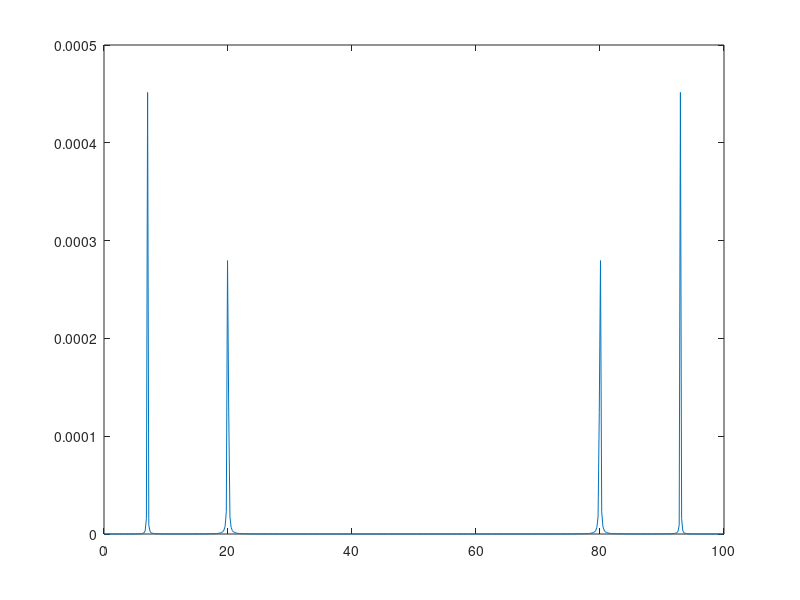

Recreate this plot in MATLAB. (Note: this script raises an error after producing the figure.)
%% Intro
clear
Fs = 100;
f1 = 20;
f2 = 7;
L = 512;
t = (0:(L-1))*(1/Fs);
t(1)
t(2)
x1 = cos(2*pi*t*f1);
x2 = cos(2*pi*t*f2);
plot(x1)
plot(x1(1:50))
plot(x2(1:50))
x = x1 + x2;
plot(x(1:50))
Y = fft(x);
length(x)
length(Y)
plot(Y)
Y(1)
Y(2)
plot(real(Y))
plot(imag(Y))
plot(abs(Y))
f = (0:(L-1))/L*Fs;
plot(f, abs(Y))
plot(f, angle(Y))
plot(f, 1/L*abs(Y/L).^2)
showSpecs(x, 100)
%% Load Signals
load('s20011m.mat')
sig = val(1,:);
plot(sig)
showSpecs(sig, 250)

%% Filter
a = 1;
b = 1/8*ones(1,8);
fsig = filter(b, a, sig);
plot(sig); hold on; plot(fsig);

d = [1,0,0,0];
h = filter(b,a,d);

d = [1, zeros(1,15)];
h = filter(b,a,d);
showSpecs(h, 250);
H = fft(h, 512);
showSpecsN(h, 250, 512);

%% Example 1
a = 1;
b = [-0.2,-0.2,0.8, -0.2,-0.2];
d = [1 zeros(1,511)];
h = filter(b,a,d);
h(1:10);
showSpecs(h, 250);
freqz(b,a);
[Hw, fw] = freqz(b, a);
plot(fw, abs(Hw));

fsig = filter(b,a,sig);
plot(sig); hold on; plot(fsig);

%% Example 2
alpha = 0.75;
a = [1, -alpha];
b = 1;

d = [1, zeros(1,15)];
h = filter(b, a, d);

showSpecsN(h, 250, 256);

fsig = filter(b, a, sig);
plot(sig); hold on; plot(fsig/4);
